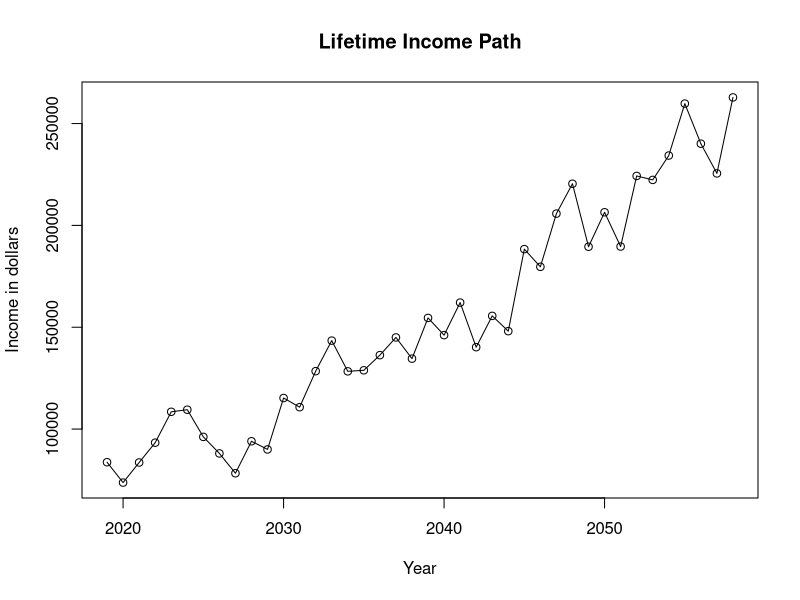
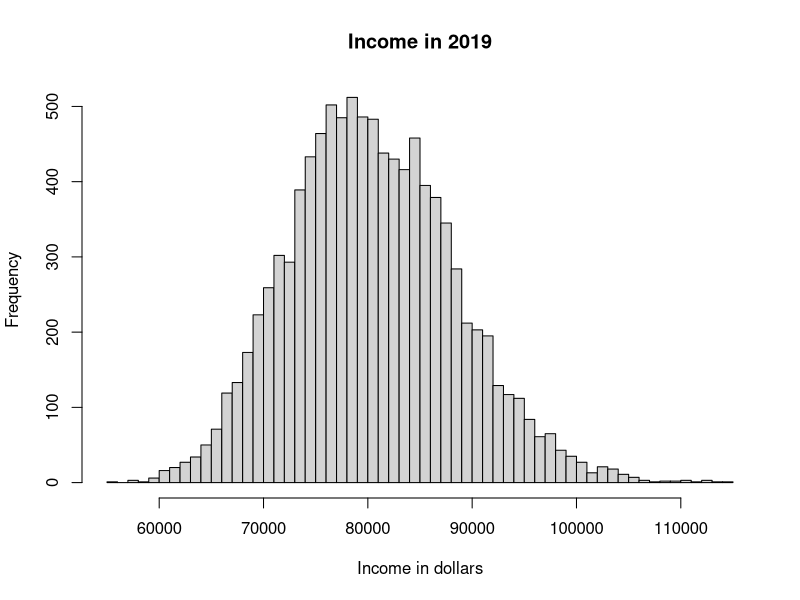
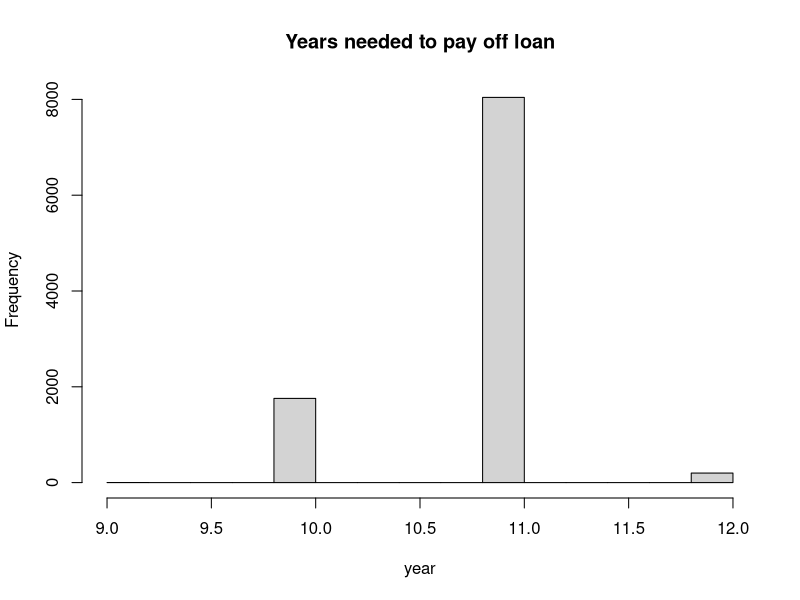
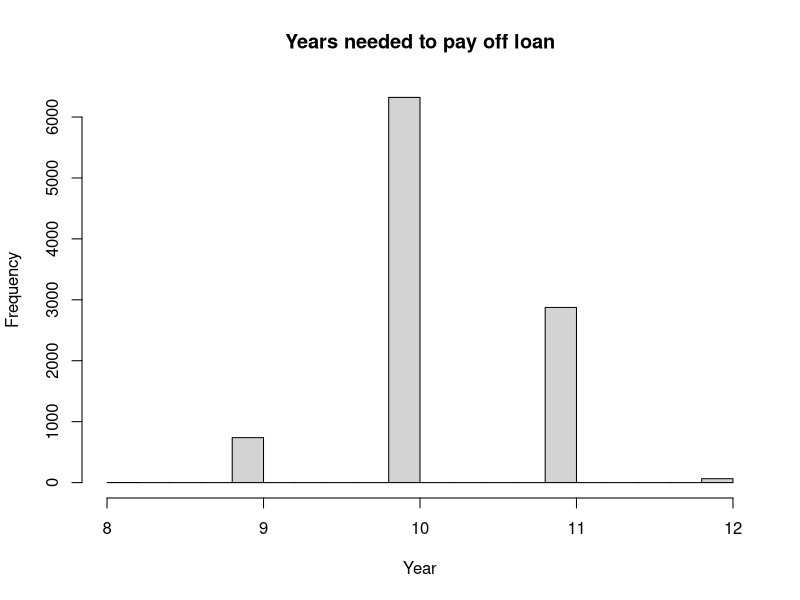

Generate these figures, in order, with R:
## ---- chunk 1
knitr::opts_chunk$set(echo = TRUE)
## ---- chunk 2
library(scales)
sigma = 0.1
mean = 0
inc0 = 80000
rho = 0.2
t = 2058
g = 0.03
inc = list()
inc0_ln = log(inc0)
##Sampling error
error <- matrix(rnorm(400000, mean, sigma),10000,40)
##Randomly choose a set of errors from 10,000 sets to plot 
rdm_num <- sample(1:10000, 1)
##Initial condition
inc <- inc0_ln + error[rdm_num,1]
## Define income function
income.f = function(inc0_ln,inc,g,rho,t,error,rdm_num){

  result=(1-rho)*(inc0_ln+g*(t-2019))+rho*inc[t-2019]+error[rdm_num,t-2018]
  return(result)
}
#Simulate one example
for (i in 2020:2058){
  inc[i-2018] <- income.f(inc0_ln,inc,g,rho,i,error,rdm_num)
}
#Simulate 10,000 example
for (n in 1:10000){
  
  inc1 = rep.int(0,10000)
  inc1 <- inc0_ln + error[n,1]
  for (i in 2020:2058){
  inc1[i-2018] <- income.f(inc0_ln,inc1,g,rho,i,error,n)

  }
  
}
#Plot
inct <- (exp(inc))
year <- c(2019:2058)
plot(year,inct, main = "Lifetime Income Path", xlab="Year", ylab="Income in dollars")
lines(year,inct)
## ---- chunk 3
inc_0 = rep(0,10000)
for (i in 1:10000){
  inc_0[i] <- inc0_ln+error[i,1]
}


hist(exp(inc_0), breaks=50, main = "Income in 2019", xlab = "Income in dollars")
inc_0_exp <- exp(inc_0)
#Percentage of earning more than $100,000
sum(inc_0_exp>100000)/10000
#Percentage of earning less than $70,000
sum(inc_0_exp<70000)/10000

## ---- chunk 4
debt = 95000
rate_payoff = 0.1
year = rep.int(0,10000)
            
for (n in 1:10000){
  
  inc3 = rep.int(0,10000)
  inc3 <- inc0_ln + error[n,1]
  debt_paying = debt - rate_payoff*exp(inc3[1])
  year[n] = year[n] + 1
  for (i in 2020:2058){
  if (debt_paying <= 0) break
  inc3[i-2018] <- income.f(inc0_ln,inc3,g,rho,i,error,n)
  debt_paying = debt_paying - rate_payoff * exp(inc3[i-2018])
  year[n] = year[n] + 1

  }


  
}
#Percent of students who can pay off in 10 years
  sum(year<=10)/10000
  hist(year, main = "Years needed to pay off loan")
  


## ---- chunk 5
sigma4 = 0.15
mean4 = 0
inc_new4 = 85000
rho = 0.2
t = 2058
g = 0.03
inc4_ln = log(inc_new4)
##Sampling error with sigma = 0.15
error1 <- matrix(rnorm(400000, mean4, sigma4),10000,40)


debt = 95000
rate_payoff = 0.1
year1 = rep.int(0,10000)
            
for (n in 1:10000){
  
  inc4 = rep.int(0,40)
  inc4 <- inc4_ln + error1[n,1]
  debt_paying = debt - rate_payoff*exp(inc4[1])
  year1[n] = year1[n] + 1
  for (i in 2020:2058){
  if (debt_paying <= 0) break
  inc4[i-2018] <- income.f(inc4_ln,inc4,g,rho,i,error1,n)
  debt_paying = debt_paying - rate_payoff * exp(inc4[i-2018])
  year1[n] = year1[n] + 1

  }

}
#Percentage
  sum(year1<=10)/10000
  hist(year1, main = "Years needed to pay off loan", xlab="Year")
